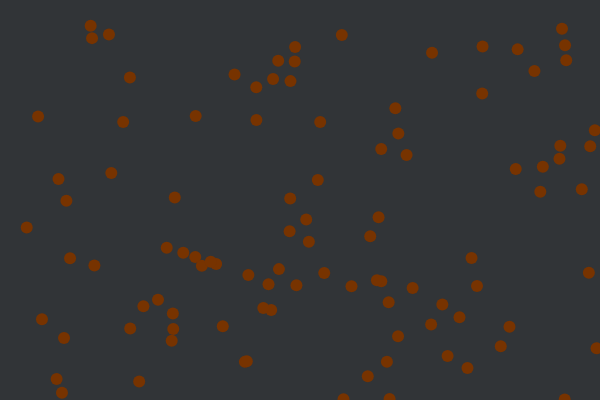
Frame 1 (no input)
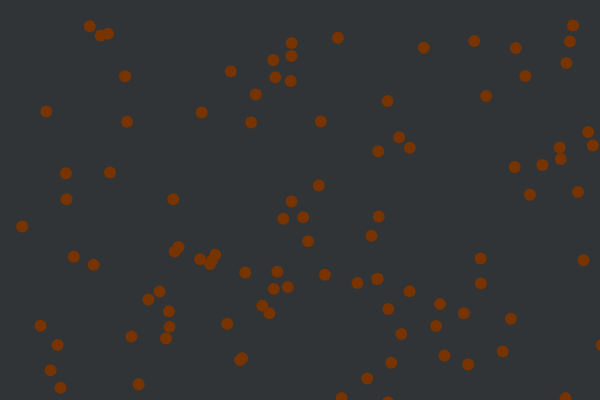
Frame 60 (no input)
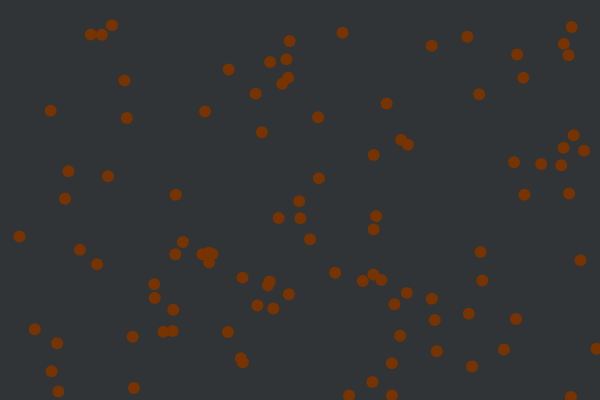
Frame 120 (the mouse pressed at the canvas centre since frame 60)

The p5.js sketch that drew these frames (run headless with seeded random() and noise() and a simulated clock; from frame 60 on, the mouse is pressed at the canvas centre):

// p5.js sketch
// ── sketch.js
// 6.3 arrays of objects

var bubbles = []
var jdColors = ['#FFFFFF', '#F7F7F7', '#ECECEC',
                '#0095a8', '#00616f',
                '#773300', '#FF6600']


function setup() {
  createCanvas(600, 400)
  var fillColor = floor(random(8))

  for (var i = 0; i < 100; i++) {
    bubbles[i] = {
      x: random(24, width),
      y: random(24, height),
      display: function() {
        // stroke('#F7F7F7')
        noStroke()
        strokeWeight(1)
        fill(jdColors[fillColor])
        ellipse(this.x, this.y, 12, 12)
      },
      move: function() {
        this.x = this.x + random(-1, 1)
        this.y = this.y + random(-1, 1)
      }
    }
  }
  console.log(bubbles)
}

function draw() {
  background('#313437')
  for (var i = 0; i < bubbles.length; i++) {
    bubbles[i].move()
    bubbles[i].display()
  }
}

// --- END ---
